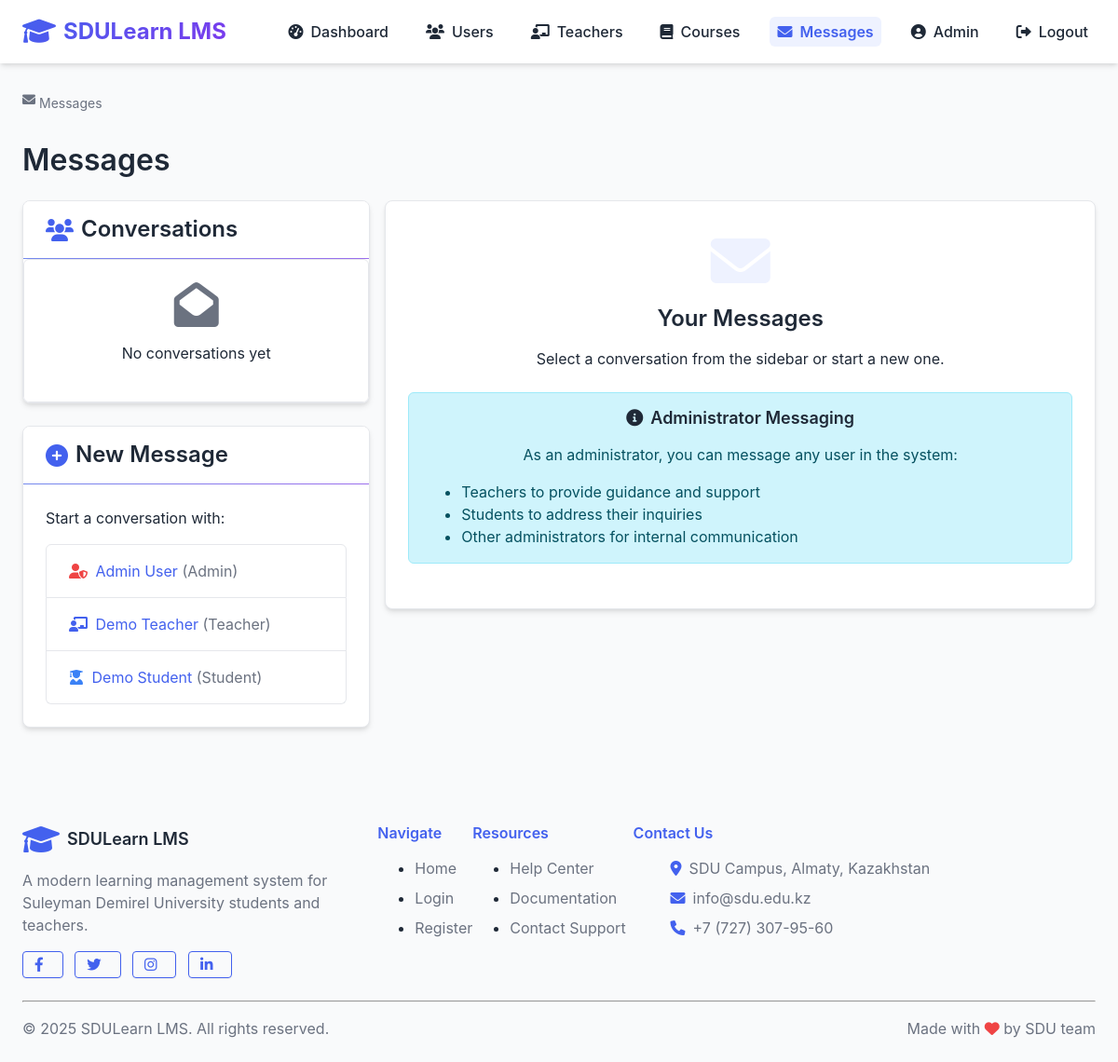
/messages/ (signed in), run on the app's committed database.
### lms/models/user.py (models this page shows, shortened)
class User(db.Model, UserMixin):
    __tablename__ = 'users'
    id = db.Column(db.Integer, primary_key=True)
    first_name = db.Column(db.String(50), nullable=False)
    last_name = db.Column(db.String(50), nullable=False)
    email = db.Column(db.String(120), unique=True, nullable=False)
    password_hash = db.Column(db.String(256), nullable=False)
    role_id = db.Column(db.Integer, db.ForeignKey('roles.id'), nullable=False)
    is_active = db.Column(db.Boolean, default=True)
    created_at = db.Column(db.DateTime, default=datetime.utcnow)
    updated_at = db.Column(db.DateTime, default=datetime.utcnow, onupdate=datetime.utcnow)
    certificate_path = db.Column(db.String(255), nullable=True, default=None)
    certificate_verified = db.Column(db.Boolean, nullable=True, default=False)
    certificate_submitted_at = db.Column(db.DateTime, nullable=True, default=None)
    created_courses = db.relationship('Course', backref='teacher', lazy='dynamic')
    enrollments = db.relationship('Enrollment', back_populates='student', lazy='dynamic')
    submissions = db.relationship('Submission', back_populates='student', lazy='dynamic')
    @property
    def password(self):
        raise AttributeError('Password is not a readable attribute')
    def is_admin(self):
        return self.role.name == 'admin'
    def is_teacher(self):
        return self.role.name == 'teacher'
    def is_student(self):
        return self.role.name == 'student'
    def get_full_name(self):
        return f"{self.first_name} {self.last_name}"

class Role(db.Model):
    __tablename__ = 'roles'
    id = db.Column(db.Integer, primary_key=True)
    name = db.Column(db.String(20), unique=True, nullable=False)
    description = db.Column(db.String(100))
    users = db.relationship('User', backref='role', lazy='dynamic')

### lms/routes/messages.py (the view, shortened to what this page needs)
@messages_bp.route('/')
@login_required
def inbox():
    try:
        conversations = Message.get_conversations_for_user(current_user.id)
        contacts = []
        unread_count = Message.count_unread_messages(current_user.id)
        new_contacts = []
        if current_user.is_student():
            teachers = []
            try:
                from lms.models.course import Course, Enrollment
                app.logger.debug("Looking for teachers of student's courses")
                enrollments = Enrollment.query.filter_by(student_id=current_user.id).all()
                app.logger.debug(f"Found {len(enrollments)} enrollments")
                if enrollments:
                    course_ids = [enrollment.course_id for enrollment in enrollments]
                    app.logger.debug(f"Course IDs: {course_ids}")
                    teachers = User.query.join(Course, User.id == Course.teacher_id).filter(Course.id.in_(course_ids)).all()
                    app.logger.debug(f"Found {len(teachers)} teachers through joins")
                if not teachers:
                    app.logger.debug("No teachers found through joins, getting all teachers")
                    teachers = User.query.join(User.role).filter(User.role.has(name='teacher')).all()
                    app.logger.debug(f"Found {len(teachers)} teachers total")
            except Exception as e:
                app.logger.error(f"Error getting teachers: {str(e)}")
                teachers = User.query.join(User.role).filter(User.role.has(name='teacher')).all()
            admins = User.query.join(User.role).filter(User.role.has(name='admin')).all()
            new_contacts = list(set(teachers + admins))
        elif current_user.is_admin():
            new_contacts = User.query.filter(User.id != current_user.id).all()
        try:
            contact_ids = [conv['contact_id'] for conv in conversations]
            new_contacts = [user for user in new_contacts if user.id not in contact_ids and user.id != current_user.id]
            app.logger.debug(f"Found {len(new_contacts)} new potential contacts")
        except Exception as e:
            app.logger.error(f"Error filtering contacts: {str(e)}")
            new_contacts = []
        return render_template(
            'messages/inbox.html',
            contacts=contacts,
            unread_count=unread_count,
            new_contacts=new_contacts
        )
    except Exception as e:
        app.logger.error(f"Error in inbox view: {str(e)}")
        flash("An error occurred loading your messages. Please try again later.", "danger")
        return redirect(url_for('index'))

### lms/templates/messages/inbox.html (shortened to what this page needs)
{% extends 'base.html' %}
{% block content %}
<div class="breadcrumb">
    <div class="breadcrumb-item active"><i class="fas fa-envelope mr-1"></i> Messages</div>
</div>
<h1 class="mb-4">Messages</h1>
<div class="row">
    <div class="col-md-4">
        <div class="card mb-4">
            <div class="card-header">
                <h3><i class="fas fa-users mr-2"></i>Conversations</h3>
            </div>
            <div class="card-body p-0">
                <div class="list-group">
                    {% if contacts %}
                        {% for contact in contacts %}
                            <a href="{{ url_for('messages.conversation', user_id=contact.user.id) }}"
                               class="list-group-item list-group-item-action{% if contact.unread %} fw-bold{% endif %}">
                                <div class="d-flex justify-content-between align-items-center">
                                    <div>
                                        <h5 class="mb-1">
                                            {% if contact.user.is_admin() %}
                                                <i class="fas fa-user-shield text-danger mr-1"></i>
                                            {% elif contact.user.is_teacher() %}
                                                <i class="fas fa-chalkboard-teacher text-primary mr-1"></i>
                                            {% elif contact.user.is_student() %}
                                                <i class="fas fa-user-graduate text-info mr-1"></i>
                                            {% endif %}
                                            {{ contact.user.get_full_name() }}
                                        </h5>
                                        <p class="mb-1 text-muted small">
                                            {% if contact.latest_message.sender_id == current_user.id %}
                                                <i class="fas fa-reply text-muted mr-1"></i> You:
                                            {% endif %}
                                            {{ contact.latest_message.content|truncate(50) }}
                                        </p>
                                    </div>
                                    <div>
                                        <small class="text-muted">
                                            {{ contact.latest_message.created_at.strftime('%H:%M') }}
                                        </small>
                                        {% if contact.unread %}
                                            <span class="badge badge-primary ml-1">New</span>
                                        {% endif %}
                                    </div>
                                </div>
                            </a>
                        {% endfor %}
                    {% else %}
                        <div class="list-group-item text-center py-4">
                            <i class="fas fa-envelope-open mb-3" style="font-size: 3rem; color: var(--text-light);"></i>
                            <p>No conversations yet</p>
                        </div>
                    {% endif %}
                </div>
            </div>
        </div>
        <div class="card">
            <div class="card-header">
                <h3><i class="fas fa-plus-circle mr-2"></i>New Message</h3>
            </div>
            <div class="card-body">
                {% if new_contacts %}
                    <p>Start a conversation with:</p>
                    <div class="list-group">
                        {% for user in new_contacts %}
                            <a href="{{ url_for('messages.conversation', user_id=user.id) }}" class="list-group-item list-group-item-action">
                                {% if user.is_admin() %}
                                    <i class="fas fa-user-shield text-danger mr-1"></i>
                                {% elif user.is_teacher() %}
                                    <i class="fas fa-chalkboard-teacher text-primary mr-1"></i>
                                {% elif user.is_student() %}
                                    <i class="fas fa-user-graduate text-info mr-1"></i>
                                {% endif %}
                                {{ user.get_full_name() }}
                                <span class="text-muted small">
                                    ({{ user.role.name|capitalize }})
                                </span>
                            </a>
                        {% endfor %}
                    </div>
                {% else %}
                    <p class="text-center text-muted">No additional contacts available</p>
                {% endif %}
            </div>
        </div>
    </div>
    <div class="col-md-8">
        <div class="card">
            <div class="card-body text-center py-5">
                <i class="fas fa-envelope mb-3" style="font-size: 4rem; color: var(--primary-light);"></i>
                <h3 class="mb-3">Your Messages</h3>
                <p class="mb-4">Select a conversation from the sidebar or start a new one.</p>
                {% if current_user.is_student() %}
                    <div class="alert alert-info">
                        <h5><i class="fas fa-info-circle mr-2"></i>Student Messaging</h5>
                        <p>As a student, you can message:</p>
                        <ul class="text-left mb-0">
                            <li>Your course instructors for course-related questions</li>
                            <li>Administrators for support and general inquiries</li>
                        </ul>
                    </div>
                {% elif current_user.is_admin() %}
                    <div class="alert alert-info">
                        <h5><i class="fas fa-info-circle mr-2"></i>Administrator Messaging</h5>
                        <p>As an administrator, you can message any user in the system:</p>
                        <ul class="text-left mb-0">
                            <li>Teachers to provide guidance and support</li>
                            <li>Students to address their inquiries</li>
                            <li>Other administrators for internal communication</li>
                        </ul>
                    </div>
                {% endif %}
            </div>
        </div>
    </div>
</div>
{% endblock %}

### lms/templates/base.html (shortened to what this page needs)
<!DOCTYPE html>
<html lang="en">
<head>
    <link rel="stylesheet" href="{{ url_for('static', filename='css/styles.css') }}">
    <link rel="stylesheet" href="https://cdnjs.cloudflare.com/ajax/libs/font-awesome/6.0.0-beta3/css/all.min.css">
</head>
<body>
    <nav class="navbar">
        <div class="container navbar-container">
            <a href="/" class="navbar-logo">
                <i class="fas fa-graduation-cap"></i> SDULearn LMS
            </a>
            <ul class="navbar-links" id="navbar-links">
                {% if current_user.is_authenticated %}
                    {% if current_user.is_admin() %}
                        <li><a href="{{ url_for('admin.dashboard') }}" {% if request.path.startswith('/admin/dashboard') %}class="active"{% endif %}><i class="fas fa-tachometer-alt"></i> Dashboard</a></li>
                        <li><a href="{{ url_for('admin.manage_users') }}" {% if request.path.startswith('/admin/users') %}class="active"{% endif %}><i class="fas fa-users"></i> Users</a></li>
                        <li><a href="{{ url_for('admin.manage_teachers') }}" {% if request.path.startswith('/admin/teachers') %}class="active"{% endif %}><i class="fas fa-chalkboard-teacher"></i> Teachers</a></li>
                        <li><a href="{{ url_for('admin.manage_courses') }}" {% if request.path.startswith('/admin/courses') %}class="active"{% endif %}><i class="fas fa-book"></i> Courses</a></li>
                        <li><a href="{{ url_for('messages.inbox') }}" {% if request.path.startswith('/messages') %}class="active"{% endif %}><i class="fas fa-envelope"></i> Messages
                        </a></li>
                    {% endif %}
                    <li><a href="{{ url_for('auth.profile') }}" {% if request.path.startswith('/auth/profile') %}class="active"{% endif %}><i class="fas fa-user-circle"></i> {{ current_user.first_name }}</a></li>
                    <li><a href="{{ url_for('auth.logout') }}"><i class="fas fa-sign-out-alt"></i> Logout</a></li>
                {% endif %}
            </ul>
        </div>
    </nav>
    <div class="container py-4">
        {% block content %}{% endblock %}
    </div>
    <footer class="bg-white py-4 mt-5 border-top">
        <div class="container">
            <div class="row">
                <div class="col-md-4">
                    <div class="d-flex align-items-center mb-3">
                        <i class="fas fa-graduation-cap text-primary mr-2" style="font-size: 2rem;"></i>
                        <h5 class="mb-0">SDULearn LMS</h5>
                    </div>
                    <p class="text-muted">A modern learning management system for Suleyman Demirel University students and teachers.</p>
                    <div class="mt-3">
                        <a href="#" class="btn btn-sm btn-outline-primary mr-2"><i class="fab fa-facebook-f"></i></a>
                        <a href="#" class="btn btn-sm btn-outline-primary mr-2"><i class="fab fa-twitter"></i></a>
                        <a href="#" class="btn btn-sm btn-outline-primary mr-2"><i class="fab fa-instagram"></i></a>
                        <a href="#" class="btn btn-sm btn-outline-primary"><i class="fab fa-linkedin-in"></i></a>
                    </div>
                </div>
                <div class="col-md-2">
                    <h6 class="mb-3 text-primary">Navigate</h6>
                    <ul class="list-unstyled">
                        <li class="mb-2"><a href="/" class="text-muted">Home</a></li>
                        <li class="mb-2"><a href="/auth/login" class="text-muted">Login</a></li>
                        <li class="mb-2"><a href="/auth/register" class="text-muted">Register</a></li>
                    </ul>
                </div>
                <div class="col-md-2">
                    <h6 class="mb-3 text-primary">Resources</h6>
                    <ul class="list-unstyled">
                        <li class="mb-2"><a href="#" class="text-muted">Help Center</a></li>
                        <li class="mb-2"><a href="#" class="text-muted">Documentation</a></li>
                        <li class="mb-2"><a href="#" class="text-muted">Contact Support</a></li>
                    </ul>
                </div>
                <div class="col-md-4">
                    <h6 class="mb-3 text-primary">Contact Us</h6>
                    <ul class="list-unstyled">
                        <li class="mb-2 d-flex align-items-center">
                            <i class="fas fa-map-marker-alt text-primary mr-2"></i>
                            <span class="text-muted">SDU Campus, Almaty, Kazakhstan</span>
                        </li>
                        <li class="mb-2 d-flex align-items-center">
                            <i class="fas fa-envelope text-primary mr-2"></i>
                            <span class="text-muted">info@sdu.edu.kz</span>
                        </li>
                        <li class="mb-2 d-flex align-items-center">
                            <i class="fas fa-phone text-primary mr-2"></i>
                            <span class="text-muted">+7 (727) 307-95-60</span>
                        </li>
                    </ul>
                </div>
            </div>
            <hr class="mt-4 mb-3">
            <div class="d-flex justify-content-between align-items-center">
                <p class="mb-0 text-muted">© 2025 SDULearn LMS. All rights reserved.</p>
                <p class="mb-0 text-muted">Made with <i class="fas fa-heart text-danger"></i> by SDU team</p>
            </div>
        </div>
    </footer>
</body>
</html>

### data on the page
User: first_name "Admin"
User: get_full_name "Admin User", role.name "Admin"
User: get_full_name "Demo Teacher", role.name "Teacher"
User: get_full_name "Demo Student", role.name "Student"
